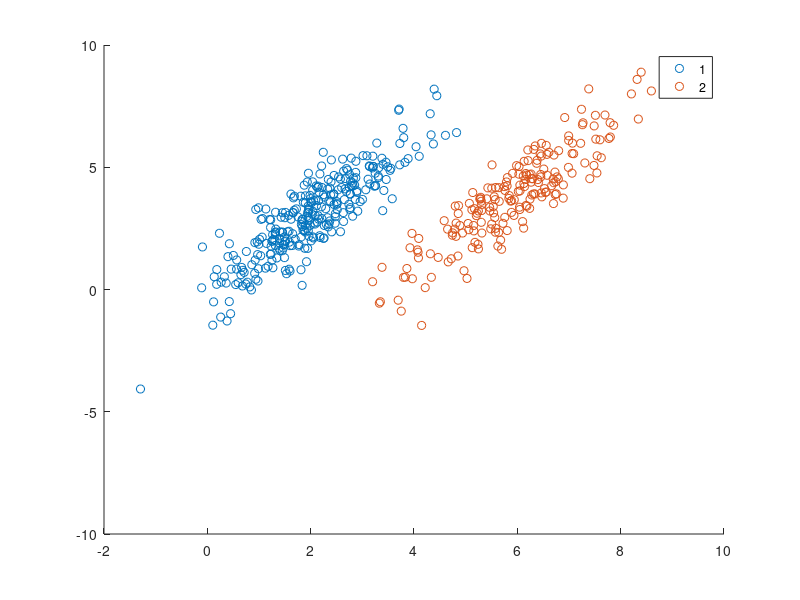

MATLAB code to generate this figure: (Note: this script raises an error after producing the figure.)
%% Example with elliptical groups and no contamination
rng('default');
mu1    = [2 3];  Sigma1 = [1 1.5; 1.5 3]; n1=300;
Y1     = mvnrnd(mu1,Sigma1,n1);

mu2    = [6 4]; Sigma2 = [1 1.5; 1.5 3];  n2=200;
Y2     = mvnrnd(mu2,Sigma2,n2);

group = ones(n1+n2,1);
group(n1+1:n1+n2)  = 2;

Y = [Y1; Y2];
gscatter(Y(:,1),Y(:,2),group);

% Run k-means and tclust
alpha   = 0;        % trimming fraction
k       = 2;        % number of groups
c       = 10;       % restriction factor for TCLUST
out_Kmeans = tkmeans(Y,k,alpha,'plots',1);
out_Tclust = tclust(Y,k,alpha,c,'plots',1);

%% Example with spherical groups and contamination
% We simulate two circular groups in two variables
rng('default');

mu1    = [2 3]; Sigma1 = diag([0.4,0.4]);  n1=300;
Y1     = mvnrnd(mu1,Sigma1,n1);

Sigma2 = diag([0.6 0.6]);  mu2    = [6 4];   n2=200;
Y2     = mvnrnd(mu2,Sigma2,n2);

% Add concentrated contamination of 50 observations
Sigma0 = diag([0.01 0.01]); muCont = [3,5];  n3 = 50;  
Cont   = mvnrnd(muCont,Sigma0,n3);

group = ones(n1+n2+n3,1);
group((n1+1):(n1+n2)) = 2;
group((n1+n2+1):(n1+n2+n3)) = 0;
Y = [Y1; Y2; Cont];
gscatter(Y(:,1),Y(:,2),group);

% Contamination fraction, slightly inflated (denominator without n3)
alphareal = n3/(n1+n2);

% Classical k-means, but with three groups
out_TKmeans3 = tkmeans(Y,3,0,'plots',1);
% Trimmed k-means, with two groups
out_TKmeans2 = tkmeans(Y,2,alphareal,'plots',1);

% Classical k-means with two groups
out_Kmeans = tkmeans(Y,2,0,'plots',1);

%% Example of monitoring the trimming level
k = 2; c = 2; alpha_vec = 0.00:0.02:0.14;
tclusteda(Y,k,alpha_vec,c,'plots',1);

%% Example of monitoring the restriction factor and the number of groups
cc = [1 2 4 8 16];
outIC = tclustIC(Y,'plots',1,'alpha',0.1,'cc',cc);
